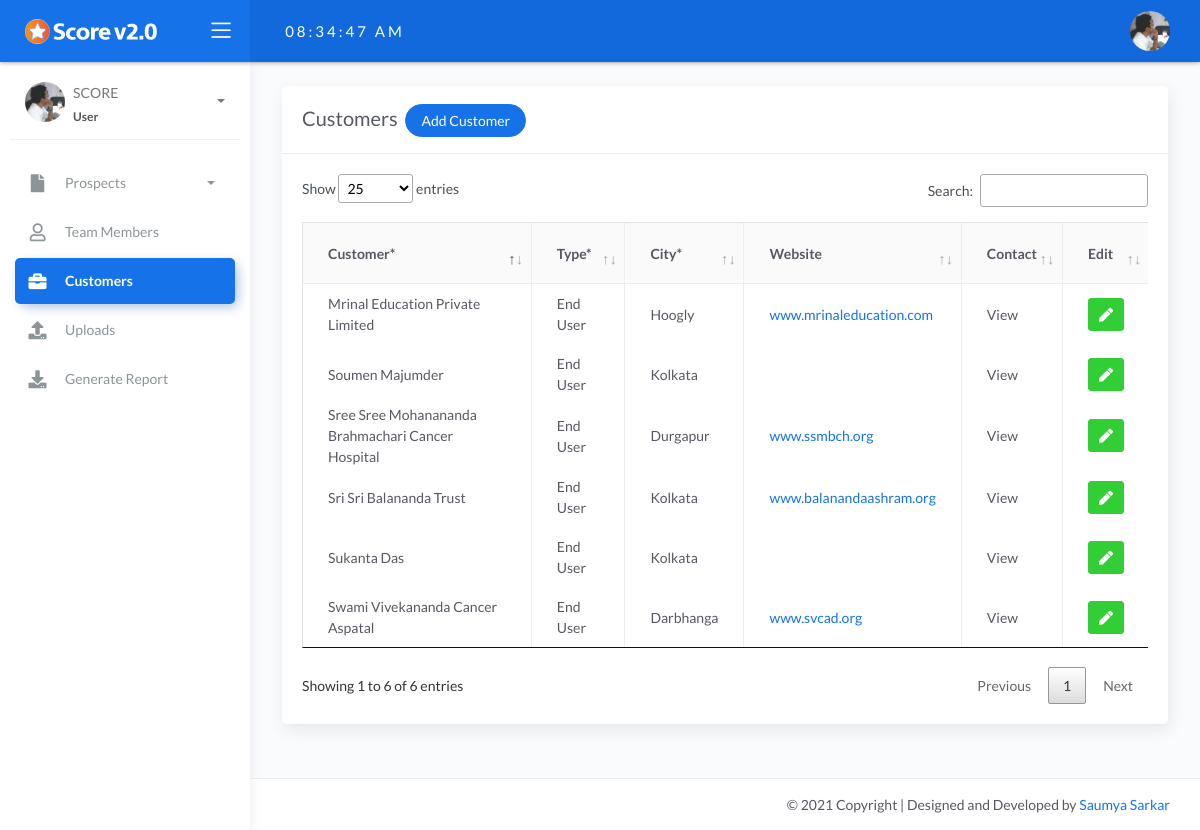
The app's page /user/companies.php (signed in) with its own data.
### tables this page shows
CREATE TABLE `users` (
  `user_id` int(11) NOT NULL,
  `code` varchar(191) NOT NULL,
  `branch` int(11) NOT NULL,
  `name` varchar(191) NOT NULL,
  `designation_id` int(11) NOT NULL,
  `head` varchar(191) NOT NULL,
  `phone` varchar(191) NOT NULL,
  `email` varchar(255) NOT NULL,
  `password` varchar(191) NOT NULL,
  `city` varchar(191) NOT NULL,
  `create_date` varchar(191) NOT NULL,
  `status` varchar(191) NOT NULL,
  `logoname` varchar(255) NOT NULL,
  `unknown` varchar(255) NOT NULL
);

CREATE TABLE `companies` (
  `company_id` int(11) NOT NULL,
  `user_id` int(11) NOT NULL,
  `company_name` varchar(191) NOT NULL,
  `type` varchar(191) NOT NULL,
  `gstn` varchar(191) NOT NULL,
  `address` varchar(255) NOT NULL,
  `city` varchar(191) NOT NULL,
  `state` varchar(191) NOT NULL,
  `pin` varchar(191) NOT NULL,
  `country` varchar(191) NOT NULL,
  `phone` varchar(191) NOT NULL,
  `whatsapp` varchar(191) NOT NULL,
  `email` varchar(191) NOT NULL,
  `alt_email` varchar(191) NOT NULL,
  `website` varchar(255) NOT NULL,
  `contact_1` varchar(191) NOT NULL,
  `designation_1` varchar(191) NOT NULL,
  `phone_1` varchar(191) NOT NULL,
  `whatsapp_1` varchar(255) NOT NULL,
  `email_1` varchar(191) NOT NULL,
  `contact_2` varchar(191) NOT NULL,
  `designation_2` varchar(191) NOT NULL,
  `phone_2` varchar(191) NOT NULL,
  `whatsapp_2` varchar(191) NOT NULL,
  `email_2` varchar(191) NOT NULL
);

CREATE TABLE `company_type` (
  `type_id` int(11) NOT NULL,
  `number` varchar(191) NOT NULL,
  `type` varchar(191) NOT NULL
);

### user/companies.php (the view, shortened to what this page needs)
<?php
include 'db.php';
include 'includes/header.php';
include 'includes/navbar.php';
$sql= mysqli_query($con, "SELECT * FROM users WHERE email='$username'");
$row_1 = mysqli_fetch_assoc($sql);
$x = $row_1['user_id'];
?>
	<div class="main-panel">
			<div class="content">
				<div class="page-inner">
					<div class="row">
						<div class="col-md-12">
							<div class="card">
								<div class="card-header">
									<div class="card-title">Customers&nbsp;&nbsp;<button style="padding: 5px 15px 5px 15px;" type="button" class="btn btn-primary btn-round " data-toggle="modal" data-target="#addadminprofile">Add Customer</button></div>
								</div>
								<div class="card-body">
<div class="table-responsive">
                    <table align="left" id="example" class="table table-bordered table-hover" >
																 <thead bgcolor="#FAFAFA">
                        <tr>
                                <th style="font-weight:bolder;">Customer*</th>
                                <th style="font-weight:bolder;">Type*</th>
                                <th style="font-weight:bolder;">City*</th>
                                <th style="font-weight:bolder;">Website</th>
                                <th style="font-weight:bolder;">Contact</th>
                                <th style="font-weight:bolder;">Edit</th>
                        </tr>
                        </thead>
                        <tbody>
                    <?php
                    $query= mysqli_query($con, "SELECT * FROM companies WHERE user_id = '$x';");
                    if (mysqli_num_rows($query)!=0){
                    while($row=mysqli_fetch_assoc($query)){
                    ?>
                    <tr>
                        <td data-toggle="tooltip" data-html="true" data-placement="top" title=" Phone: <?php echo $row['phone']; ?><br>Email: <?php echo $row['email'];?>" ><?php echo $row['company_name']; ?>
                       </td>
                        <td data-toggle="tooltip" data-html="true" data-placement="top" title="<?php if(empty($row['gstn'])){} else { echo "GSTN: ".$row['gstn'].""; } ?>">
                            <?php
                            $type=$row['type'];
                    $query1= mysqli_query($con, "SELECT * FROM company_type WHERE type_id = '$type';");
                   $row1=mysqli_fetch_assoc($query1);
                      echo $row1['type'];
                            ?>
                        </td>
                        <td data-toggle="tooltip" data-placement="top" title="Address: <?php echo $row['address']; ?>, State: <?php echo $row['state']; ?>, Pin: <?php echo $row['pin']; ?>, Country:  <?php echo $row['country']; ?> ">
                        <?php echo $row['city']; ?></td>
                                <td><a target="_blank" href="https://<?php echo $row['website']; ?>"><?php echo $row['website']; ?></a></td>
                        <td  data-toggle="tooltip" data-placement="right" data-html="true" title="Name: <?php echo $row['contact_1']; ?><br> Designation: <?php echo $row['designation_1']; ?><br> Phone: <?php echo $row['phone_1']; ?><br> WhatsApp: <?php echo $row['whatsapp_1']; ?><br> Email:  <?php echo $row['email_1']; ?> ">
                        View</td>
   <td>
            <form action="edit_company.php" method="post">
                    <button  type="submit" name="view_btn" style="padding: 5px 10px 5px 10px;" class="btn btn-success"><i class="fas fa-pen"></i></button>
                </form>
            </td>
                    </tr>
                    <?php
                       }
                    } else {
                        echo "No Result Found!";
                    }
                    ?>
                    </tbody>
                    </table>
                    </div>
                </div>
                </div>
        </div>
                </div>
              </div>
</div>
<?php
include 'includes/footer.php';
?>

### user/includes/header.php (shortened to what this page needs)
<!DOCTYPE html>
<html lang="en">
<head>
	<link rel="stylesheet" href="./assets/css/bootstrap.min.css">
	<link rel="stylesheet" href="./assets/css/datatables.min.css">
	<link rel="stylesheet" href="./assets/css/atlantis.min.css">
	<link rel="stylesheet" href="./assets/css/demo.css">
	 <link rel="stylesheet" href="https://code.jquery.com/ui/1.12.1/themes/base/jquery-ui.css">
</head>
<body>
	<div class="wrapper">
		<div class="main-header">
			<div class="logo-header" data-background-color="blue">
				<a href="#" class="logo">
					<img src="./assets/img/score-console-logo.png" alt="navbar brand" class="navbar-brand">
				</a>
				<div class="nav-toggle">
					<button class="btn btn-toggle toggle-sidebar">
						<i class="icon-menu"></i>
					</button>
				</div>
			</div>
			<nav class="navbar navbar-header navbar-expand-lg" data-background-color="blue2">
				<div class="container-fluid">
					<div id="MyClockDisplay" align="left" class="clock" onload="showTime()"></div>
					<ul class="navbar-nav topbar-nav ml-md-auto align-items-center">
							<?php
											$username=$_SESSION['username'];
											$sql = mysqli_query($con, "SELECT * FROM users WHERE email='$username'");
											$row=mysqli_fetch_assoc($sql);
											?>
						<li class="nav-item dropdown hidden-caret">
							<a class="dropdown-toggle profile-pic" data-toggle="dropdown" href="#" aria-expanded="false">
								<div class="avatar-sm">
									 <img src="<?php $image_src2 = $row['logoname']; echo "../admin/upload/".$image_src2.""; ?> " class="avatar-img rounded-circle" alt="...">
								</div>
							</a>
						</li>
					</ul>
				</div>
			</nav>
		</div>

### user/includes/navbar.php (shortened to what this page needs)
  <div class="sidebar sidebar-style-2">
	<div class="sidebar-wrapper scrollbar scrollbar-inner">
		<div class="sidebar-content">
				<div class="user">
				<div class="avatar-sm float-left mr-2">
					 <img src="<?php $image_src2 = $row['logoname']; echo "../admin/upload/".$image_src2.""; ?> " class="avatar-img rounded-circle" alt="...">
				</div>
			<div class="info">
					<a data-toggle="collapse" href="#collapseExample" aria-expanded="true">
						<span>
							SCORE
							<span class="user-level">User</span>
							<span class="caret"></span>
						</span>
					</a>
				</div>
			</div>
			<ul class="nav nav-primary" id="nav">
				<li class="nav-item" id="prospect">
					<a data-toggle="collapse" href="#base">
						<i class="fas fa-file"></i>
						<p>Prospects</p>
						<span class="caret"></span>
					</a>
				</li>
					<li class="nav-item" id="user" >
					<a href="users.php">
						<i class="far fa-user"></i>
						<p>Team Members</p>
					</a>
				</li>
					<li class="nav-item">
					<a href="companies.php">
						<i class="fas fa-briefcase"></i>
						<p>Customers</p>
						</a>
				</li>
					<li class="nav-item">
					<a href="report.php">
						<i class="fas fa-upload"></i>
						<p>Uploads</p>
						</a>
				</li>
				<li class="nav-item">
					<a href="generate.php">
						<i class="fas fa-download"></i>
						<p>Generate Report</p>
						</a>
				</li>
			</ul>
		</div>
	</div>
</div>

### user/includes/header.php (style rules this page uses)
.clock { position: absolute; top: 50%; left: 10%; transform: translateX(-50%) translateY(-50%); color: #fff; font-size: 15px; font-family: Lato; letter-spacing: 3px; }
tbody { padding:0px 0px 0px 0px ; }
button { padding:5px 10px 5px 10px; }

### records on screen
users: logoname (picture)
companies: company_name "Soumen Majumder", company_type.type "End User", city "Kolkata"
companies: company_name "Swami Vivekananda Cancer Aspatal", company_type.type "End User", city "Darbhanga", website "www.svcad.org"
companies: company_name "Mrinal Education Private Limited", company_type.type "End User", city "Hoogly", website "www.mrinaleducation.com"
companies: company_name "Sri Sri Balananda Trust", company_type.type "End User", city "Kolkata", website "www.balanandaashram.org"
companies: company_name "Sree Sree Mohanananda Brahmachari Cancer Hospital", company_type.type "End User", city "Durgapur", website "www.ssmbch.org"
companies: company_name "Sukanta Das", company_type.type "End User", city "Kolkata"
